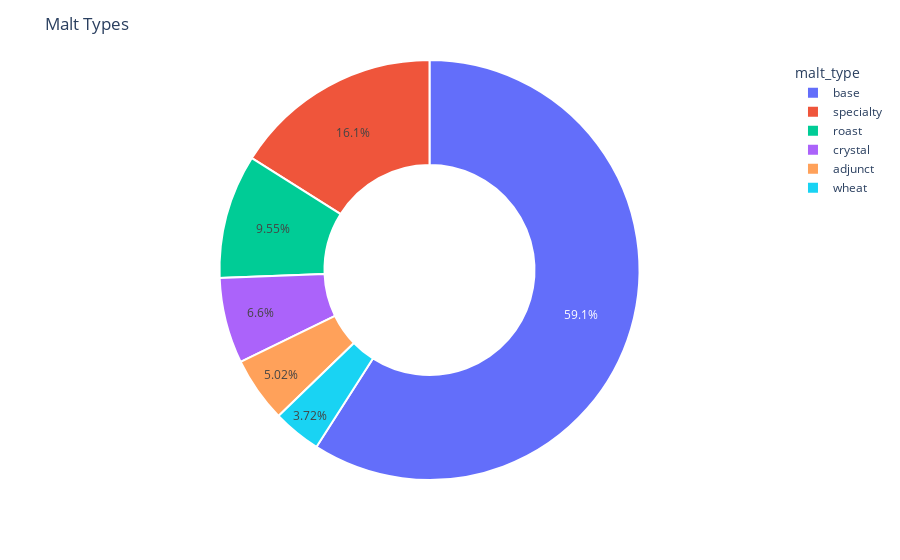

This figure's notebook cell:
### Code cell
plot_donut(data=avg_malt_pct, names_col='malt_type', values_col='pct_of_grist', title='Malt Types')

### Figure 1 — Plotly figure (JSON) as saved in the notebook; plotly's stock layout.template omitted (floating-point values rounded to 4 significant figures)
{"data": [{"domain": {"x": [0, 1], "y": [0, 1]}, "hole": 0.5, "hovertemplate": "%{label}: %{value:.2f}<extra></extra>", "labels": ["adjunct", "base", "crystal", "roast", "specialty", "wheat"], "legendgroup": "", "marker": {"line": {"color": "white", "width": 2}}, "name": "", "showlegend": true, "textinfo": "percent", "textposition": "inside", "type": "pie", "values": [5.69, 66.96, 7.488, 10.83, 18.2, 4.216]}], "layout": {"legend": {"title": {"text": "malt_type"}, "tracegroupgap": 0}, "margin": {"t": 60}, "title": {"text": "Malt Types"}}}
